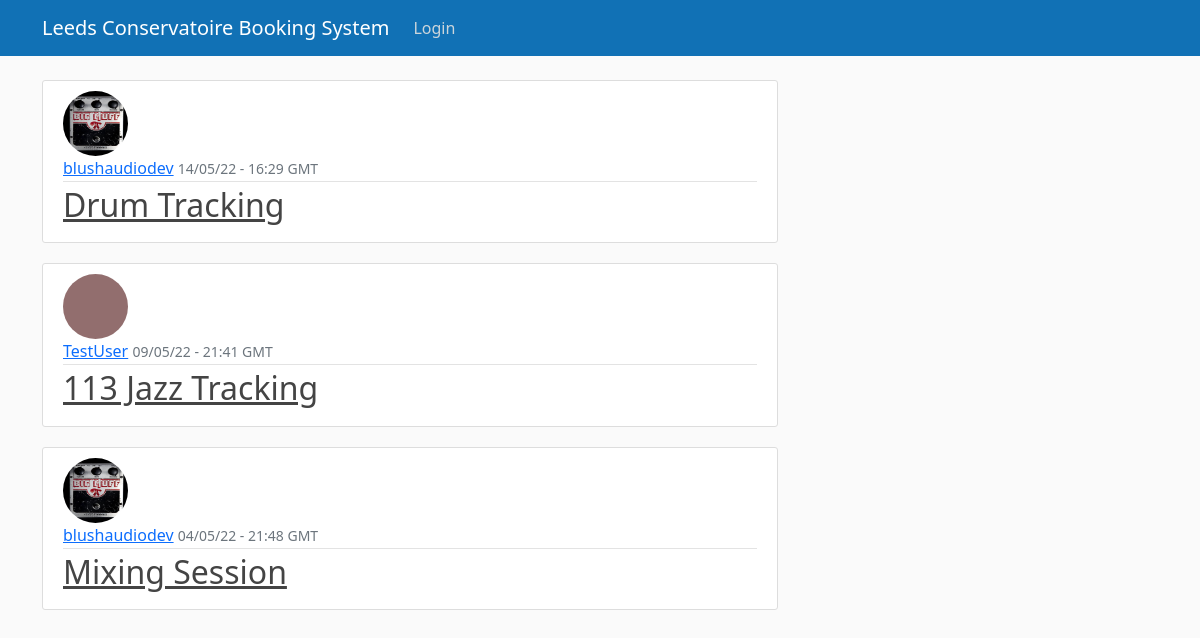
Before: /home/ with the older database file.
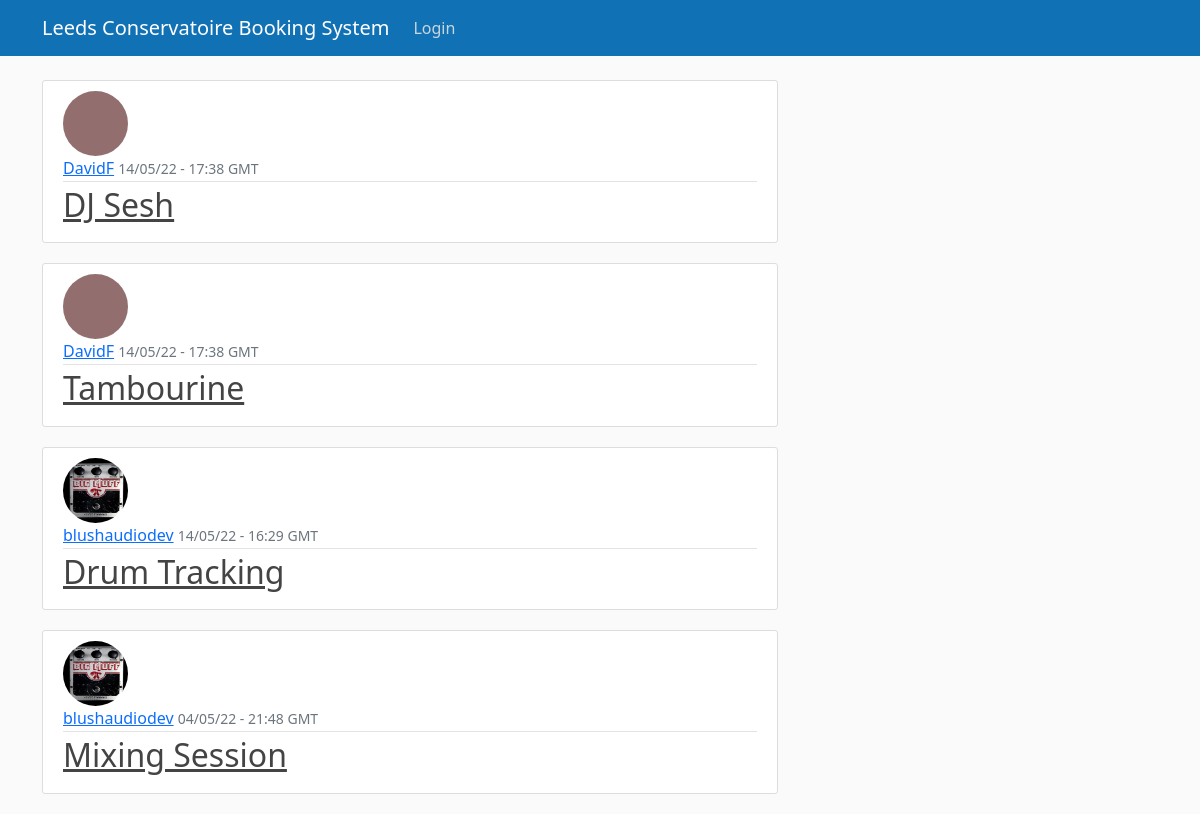
After: the same page with the newer database file.
### bookingsystem/models.py (models this page shows, shortened)
class Event(models.Model):
    title = models.CharField(max_length=100)
    owner = models.ForeignKey(User, on_delete=models.CASCADE)
    timebooked = models.DateTimeField(auto_now_add=True)
    room = models.ForeignKey(
        'Room',
        null=True,
        on_delete=models.CASCADE
    )
    starttime = models.DateTimeField(null=True, blank=True)
    endtime = models.DateTimeField(null=True, blank=True)

### users/models.py (models this page shows, shortened)
class Profile(models.Model):
    user = models.OneToOneField(User, on_delete=models.CASCADE)
    image = models.ImageField(default='default.jpg', upload_to='profile_pics')

### bookingsystem/views.py (the view)
# urls.py: path('home/', EventListView.as_view(), name='bookingsystem-home'),
class EventListView(ListView):
    model = Event
    template_name = 'home.html' # <app>/<model>_<viewtype>.html
    context_object_name = 'events'
    ordering = ['-timebooked']

### bookingsystem/templates/home.html
{% extends "base.html" %}
{% block content %}
    {% for event in events %}
        <article class="media content-section">
            <img class="rounded-circle article-img" src="{{ event.owner.profile.image.url }}">
            <div class="media-body">
                <div class="article-metadata">
                    <a class="mr-2" href='#'>{{ event.owner }}</a>
                    <small class="text-muted">{{ event.timebooked|date:"d/m/y - H:i e" }}</small>
                </div>
                <h2><a class="article-title" href="{% url 'event-detail' event.id %}">{{ event.title }}</a></h2>
            </div>
        </article>
    {% endfor %}
{% endblock content %}

Changed rows visible on the page:
removed Event: owner.profile.image (placeholder picture), owner "TestUser", timebooked "09/05/22 - 21:41 GMT", title "113 Jazz Tracking"
added Event: owner.profile.image (placeholder picture), owner "DavidF", timebooked "14/05/22 - 17:38 GMT", title "DJ Sesh"
added Event: owner.profile.image (placeholder picture), owner "DavidF", timebooked "14/05/22 - 17:38 GMT", title "Tambourine"
